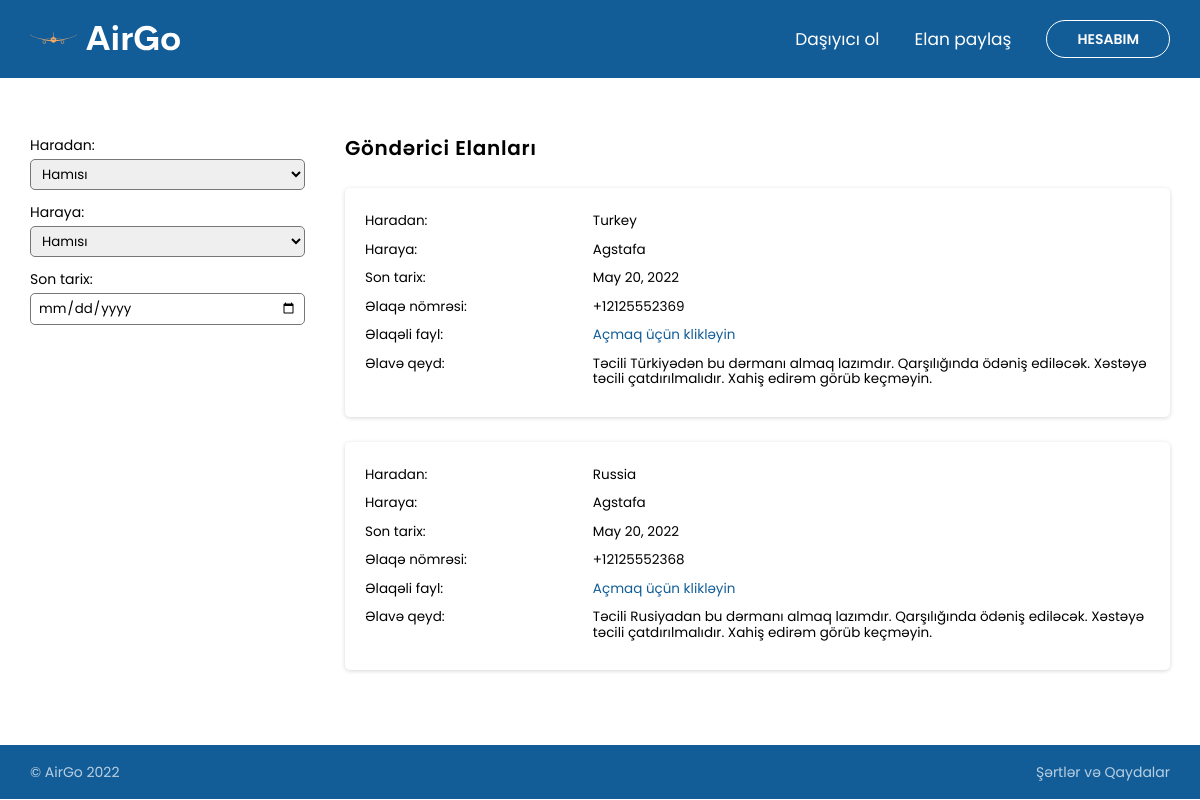
The app's page /senders/ (signed in) with its own data.
### sender_jobs/models.py (models this page shows, shortened)
class SenderJobs(models.Model):
    location = models.CharField(max_length=150)
    destination = models.CharField(max_length=150)
    due_date = models.DateField()
    contact_number = models.CharField(
        max_length=50, null=False, blank=False, unique=True)
    add_image = models.ImageField(upload_to='upload_images')
    additional_note = models.TextField()
    date_created = models.DateTimeField(default=timezone.now)
    owner = models.ForeignKey(Account, on_delete=models.CASCADE)

### sender_jobs/views.py (the view, shortened to what this page needs)
# urls.py: path('senders/', jobs_views.SenderJobListView.as_view(), name="senders_page"),
class SenderJobListView(LoginRequiredMixin, View):
    def get(self, request, *args, **kwargs):
        sender_posts = SenderJobs.objects.all().order_by('-date_created')
        form = SenderForm()
        context = {
            'sender_posts':   sender_posts,
            'form':   form,
            'job':   'Sender',
        }
        return render(request, 'send.html', context)

### sender_jobs/forms.py
class SenderForm(forms.ModelForm):
    location=forms.CharField(max_length=200, required=True)
    destination=forms.CharField(required=True)
    due_date=forms.DateField(required=True)
    contact_number=forms.CharField(required=True)
    add_image=forms.ImageField()
    additional_note=forms.CharField()
    class Meta:
        model=SenderJobs
        fields=['location', 'destination', 'due_date','contact_number',
'add_image','additional_note']

### sender_jobs/templates/send.html (shortened to what this page needs)
{% load static %}
<!DOCTYPE html>
<html lang="en">
  <head>
    <link rel="stylesheet" href="{% static 'app/css/validation.min.css' %}" />
    <link rel="stylesheet" href="{% static 'app/css/search.css' %}" />
  </head>
  <body>
    <section class="navbar-mini bg-primary">
      <nav class="block container">
        <a href="{% url 'home_page' %}" class="nav__logo">
        </a>
        <ul class="nav__list">
          <li><a href="{% url 'carriers_page' %}">Daşıyıcı ol</a></li>
          <li><a href="#" class="btn-post">Elan paylaş</a></li>
          <li><a href="{% url 'account_page' %}">Hesabım</a></li>
        </ul>
      </nav>
    </section>
    <section class="workspace container">
      <section class="filter block">
        <div class="filter-group">
          <label for="from">Haradan:</label>
          <select id="from">
            <option value="all">Hamısı</option>
          </select>
        </div>
        <div class="filter-group">
          <label for="to">Haraya:</label>
          <select id="to">
            <option value="all">Hamısı</option>
          </select>
        </div>
        <div class="filter-group">
          <label for="due">Son tarix:</label>
          <input type="date" id="due" />
        </div>
      </section>
      <div>
        <h1 class="block">Göndərici Elanları</h1>
        <section class="block posts-container">
          {% for post in sender_posts %}
            <div class="posts-container">
              <div class="post">
                <div class="post__detail">
                  <span>Haradan:</span>
                  <p>{{post.location}}</p>
                </div>
                <div class="post__detail">
                  <span>Haraya:</span>
                  <p>{{post.destination}}</p>
                </div>
                <div class="post__detail">
                  <span>Son tarix:</span>
                  <p>{{post.due_date}}</p>
                </div>
                <div class="post__detail">
                  <span>Əlaqə nömrəsi:</span>
                  <p>{{post.contact_number}}</p>
                </div>
                <div class="post__detail">
                  <span>Əlaqəli fayl:</span>
                  <a href="{{post.add_image.url}}" target="_blank">
                  Açmaq üçün klikləyin
                  </a>
                </div>
                <div class="post__detail">
                  <span>Əlavə qeyd:</span>
                  <p>{{post.additional_note}}
                  </p>
                </div>
              </div>
            </div>
          {% endfor %}
        </section>
      </div>
    </section>
    <section class="footer-mini block bg-primary">
      <footer class="container">
        <p>&copy; AirGo 2022</p>
        <a href="{% static 'app/documents/terms.pdf' %}"
        target="_blank"
        rel="noopener noreferrer"
          >Şərtlər və Qaydalar</a
        >
      </footer>
    </section>
  </body>
</html>

### records on screen
SenderJobs: location "Turkey", destination "Agstafa", due_date "May 20, 2022", contact_number "+12125552369", additional_note "Təcili Türkiyədən bu dərmanı almaq lazımdır. Qarşılığında ödəniş ediləcək. Xəstəyə təcili çatdırılmalıdır. Xahiş edirəm görüb keçməyin."
SenderJobs: location "Russia", destination "Agstafa", due_date "May 20, 2022", contact_number "+12125552368", additional_note "Təcili Rusiyadan bu dərmanı almaq lazımdır. Qarşılığında ödəniş ediləcək. Xəstəyə təcili çatdırılmalıdır. Xahiş edirəm görüb keçməyin."
